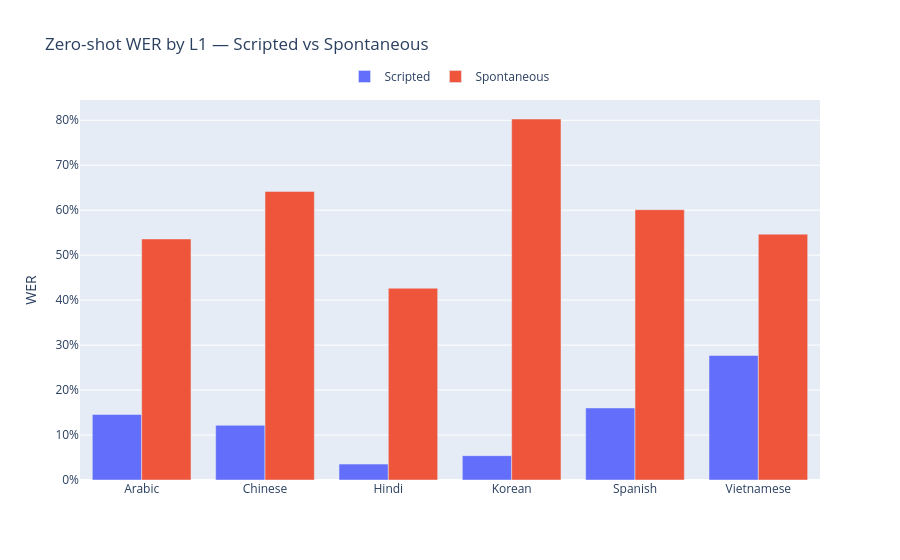

Notebook code for this chart:
### Markdown cell above
# Part 3 — Scripted vs Spontaneous Gap

### Code cell
# ── Scripted vs Spontaneous gap per L1 (zero-shot only) ──────────────────────
if "scripted" in results.get("baseline", {}) and "spontaneous" in results.get("baseline", {}):
    s_l1  = compute_grouped_metrics(results["baseline"]["scripted"]).rename(
        columns={"wer": "WER_scripted"})
    sp_l1 = compute_grouped_metrics(results["baseline"]["spontaneous"]).rename(
        columns={"wer": "WER_spontaneous"})
    gap_l1 = s_l1[["speaker_native_language", "WER_scripted"]].merge(
        sp_l1[["speaker_native_language", "WER_spontaneous"]], on="speaker_native_language")
    gap_l1["gap"] = gap_l1["WER_spontaneous"] - gap_l1["WER_scripted"]

    fig = go.Figure()
    l1s_gap = gap_l1["speaker_native_language"].tolist()
    fig.add_trace(go.Bar(name="Scripted",    x=l1s_gap, y=gap_l1["WER_scripted"].tolist()))
    fig.add_trace(go.Bar(name="Spontaneous", x=l1s_gap, y=gap_l1["WER_spontaneous"].tolist()))
    fig.update_layout(title="Zero-shot WER by L1 — Scripted vs Spontaneous", barmode="group",
                      legend=dict(orientation="h", y=1.1, xanchor="center", x=0.5))
    fig.update_yaxes(title_text="WER", tickformat=".0%")
    fig.show()

### Figure 1 — Plotly figure (JSON) as saved in the notebook; plotly's stock layout.template omitted (floating-point values rounded to 4 significant figures)
{"data": [{"name": "Scripted", "type": "bar", "x": ["Arabic", "Chinese", "Hindi", "Korean", "Spanish", "Vietnamese"], "y": [0.1457, 0.1216, 0.03534, 0.05413, 0.1603, 0.2769]}, {"name": "Spontaneous", "type": "bar", "x": ["Arabic", "Chinese", "Hindi", "Korean", "Spanish", "Vietnamese"], "y": [0.5361, 0.6418, 0.4265, 0.8028, 0.6012, 0.5467]}], "layout": {"barmode": "group", "legend": {"orientation": "h", "x": 0.5, "xanchor": "center", "y": 1.1}, "title": {"text": "Zero-shot WER by L1 — Scripted vs Spontaneous"}, "yaxis": {"tickformat": ".0%", "title": {"text": "WER"}}}}
